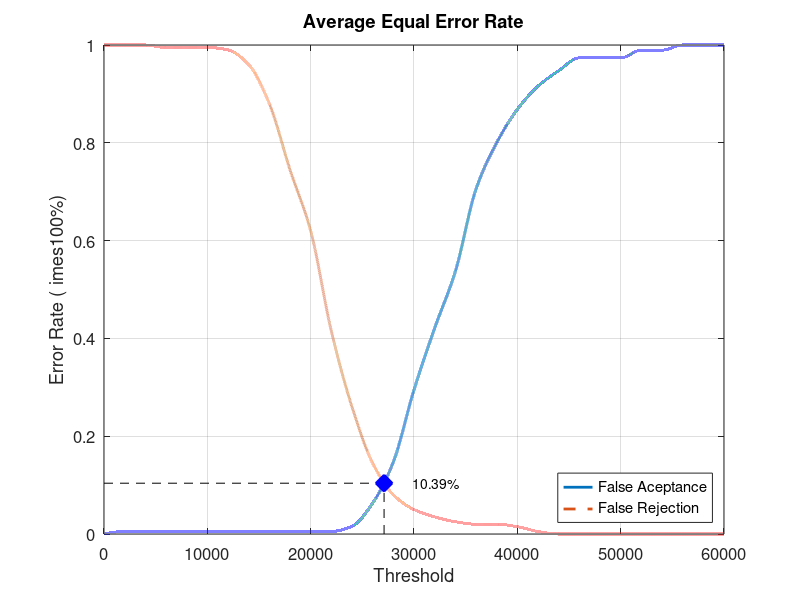
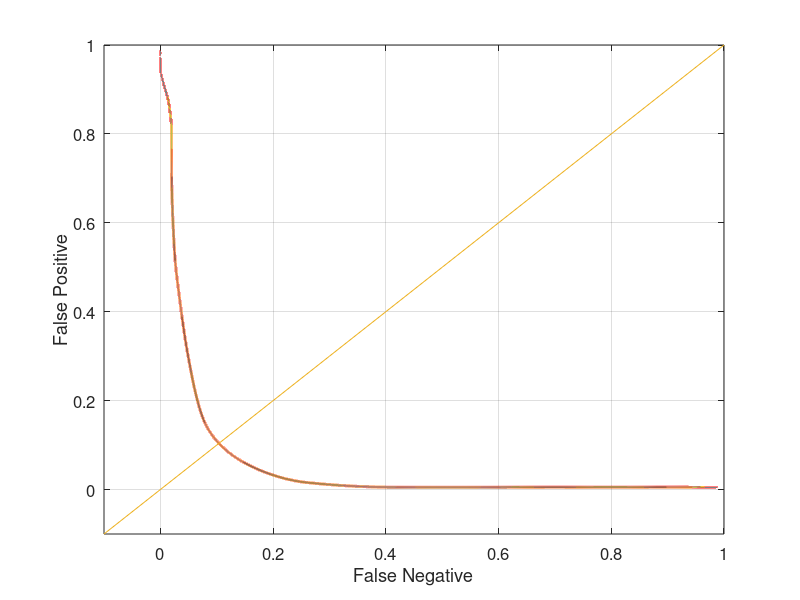

These charts were generated, in order, by the following MATLAB code:
close all;
clear;
clc;
x = 0:2000:60000;
xq = 0:0.5:60000;

y0 = [0 0.00526316 0.00526316 0.00526316 0.00526316 0.00526316 0.00526316 0.00526316 0.00526316 0.00526316 0.00526316 0.00526316 0.0157895 0.0631579 0.147368 0.294737 0.421053 0.536842 0.705263 0.8 0.868421 0.915789 0.947368 0.973684 0.973684 0.973684 0.989474 0.989474 1 1 1]
yy0 = interp1(x, y0, xq, 'pchip');
y1 = [1 1 1 0.995 0.995 0.995 0.99 0.96 0.88 0.745 0.62 0.415 0.26 0.145 0.08 0.05 0.035 0.025 0.02 0.02 0.015 0.005 0 0 0 0 0 0 0 0 0]
yy1 = interp1(x, y1, xq, 'pchip');

% Calculating EER: 
y2 = abs(y0 - y1);
find(y2 == min(y2))
yy2 = abs(yy0 - yy1);
xEER = find(yy2 == min(yy2));
xEERIndex = xq(xEER) % X-axis EER
yEER = yy0(xEER) % Y-axis EER

main = figure
plot(xq, yy0,'-','LineWidth', 2);	hold on
plot(xq, yy1,'--','LineWidth', 2);	hold on
plot([xEERIndex xEERIndex], [0 yEER], 'k--');	hold on
plot([0 xEERIndex], [yEER yEER], 'k--');	hold on
plot(xEERIndex, yEER, 'bx', 'LineWidth', 10);	hold on
text(xEERIndex + 10 * xEERIndex / 100, yEER, [num2str(round((10000 * yEER)) / 100) '%'])
legend('False Aceptance', 'False Rejection', 'Location', 'SouthEast')
xlabel('Threshold')
ylabel('Error Rate (	imes100%)')
title('Average Equal Error Rate')
set(gca, 'FontSize', 12)
axis([0 60000 0 1])
grid on

print(main, 'Database1_1Main', '-dpng');
FNRxFPR = figure('Color', [1 1 1]);
plot(yy1, yy0, '-', yy1, yy0, 'LineWidth', 2);
hold on
y = -0.1:0.1:1
plot(y, y); 
set(gca, 'FontSize', 12)
xlabel('False Negative')
ylabel('False Positive')
axis([-0.1 1 -0.1 1])
set(gca, 'FontSize', 12)
grid on

print(FNRxFPR, 'Database1_1FNRxFPR','-dpng');
